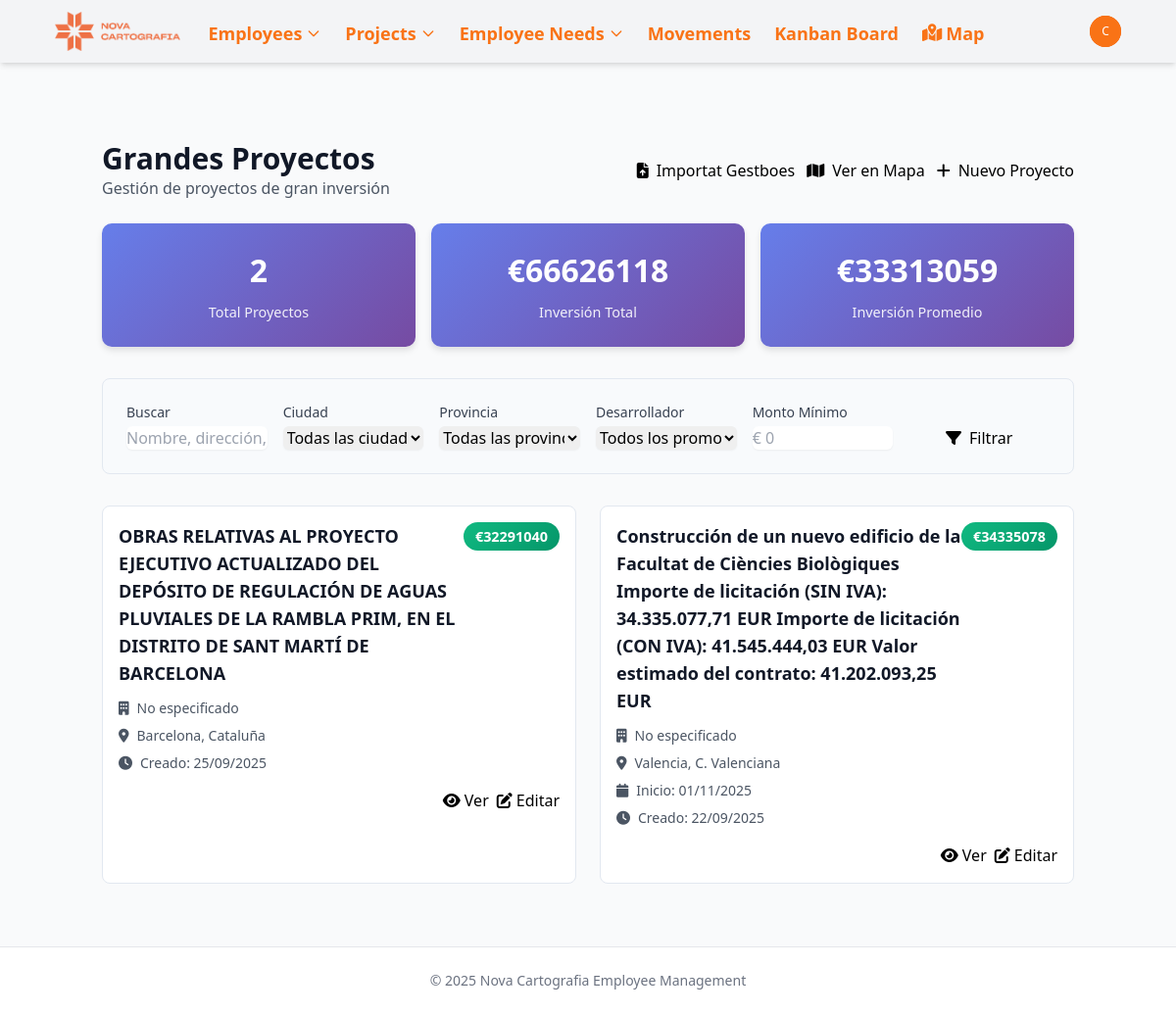
The page /maps/big-projects/ (signed in) on the database as committed earlier.
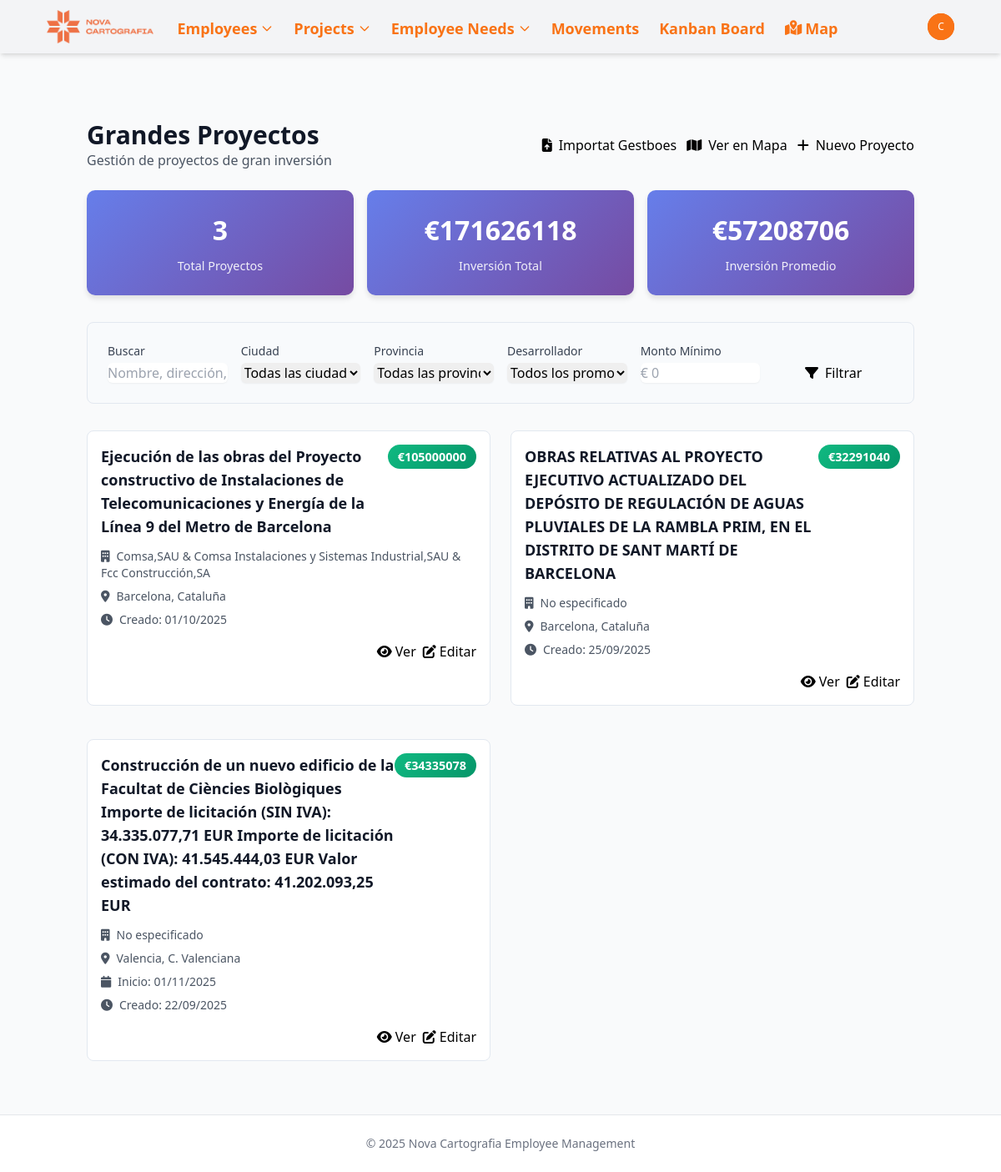
The same page on the database as committed later.
### project_maps/models.py (models this page shows, shortened)
class BigProjectLocation(models.Model):
    name = models.CharField(max_length=255, verbose_name="Nombre del Proyecto")
    amount = models.DecimalField(
        max_digits=12,
        decimal_places=2,
        verbose_name="Importe",
        help_text="Importe en euros"
    )
    developer = models.CharField(
        max_length=255,
        verbose_name="Desarrollador/Constructor",
        blank=True,
        null=True
    )
    address = models.TextField(verbose_name="Dirección", blank=True, null=True)
    city = models.CharField(max_length=100, verbose_name="Ciudad", blank=True, null=True)
    province = models.CharField(max_length=100, verbose_name="Provincia", blank=True, null=True)
    country = models.CharField(
        max_length=100,
        verbose_name="País",
        default="España"
    )
    latitude = models.FloatField(verbose_name="Latitud")
    longitude = models.FloatField(verbose_name="Longitud")
    start_date = models.DateField(
        verbose_name="Fecha de Inicio",
        blank=True,
        null=True
    )
    description = models.TextField(
        verbose_name="Descripción",
        blank=True,
        null=True
    )
    created_at = models.DateTimeField(auto_now_add=True, verbose_name="Creado en")
    updated_at = models.DateTimeField(auto_now=True, verbose_name="Actualizado en")
    class Meta:
        verbose_name = "Gran Proyecto"
        verbose_name_plural = "Grandes Proyectos"
        ordering = ['-amount', 'name']
        db_table = 'project_maps_bigprojectlocation'

### project_maps/views.py (the view)
# urls.py: path('big-projects/', views.big_project_list, name='big_project_list'),
@login_required
def big_project_list(request):
    search_query = request.GET.get('search', '')
    city_filter = request.GET.get('city', '')
    province_filter = request.GET.get('province', '')
    developer_filter = request.GET.get('developer', '')
    min_amount = request.GET.get('min_amount', '')
    max_amount = request.GET.get('max_amount', '')
    queryset = BigProjectLocation.objects.all().order_by('-created_at')
    if search_query:
        queryset = queryset.filter(
            Q(name__icontains=search_query) |
            Q(address__icontains=search_query) |
            Q(developer__icontains=search_query)
        )
    if city_filter:
        queryset = queryset.filter(city__icontains=city_filter)
    if province_filter:
        queryset = queryset.filter(province__icontains=province_filter)
    if developer_filter:
        queryset = queryset.filter(developer__icontains=developer_filter)
    if min_amount:
        try:
            queryset = queryset.filter(amount__gte=float(min_amount))
        except ValueError:
            pass
    if max_amount:
        try:
            queryset = queryset.filter(amount__lte=float(max_amount))
        except ValueError:
            pass
    stats = queryset.aggregate(
        total_projects=Count('id'),
        total_amount=Sum('amount'),
        avg_amount=Avg('amount'),
    )
    paginator = Paginator(queryset, 12)  # 12 proyectos por página
    page_number = request.GET.get('page')
    page_obj = paginator.get_page(page_number)
    cities = BigProjectLocation.objects.values_list('city', flat=True).distinct().exclude(city__isnull=True).exclude(city='')
    provinces = BigProjectLocation.objects.values_list('province', flat=True).distinct().exclude(province__isnull=True).exclude(province='')
    developers = BigProjectLocation.objects.values_list('developer', flat=True).distinct().exclude(developer__isnull=True).exclude(developer='')
    context = {
        'big_projects': page_obj,
        'stats': stats,
        'search_query': search_query,
        'city_filter': city_filter,
        'province_filter': province_filter,
        'developer_filter': developer_filter,
        'min_amount': min_amount,
        'max_amount': max_amount,
        'cities': sorted([city for city in cities if city]),
        'provinces': sorted([province for province in provinces if province]),
        'developers': sorted([developer for developer in developers if developer]),
        'page_obj': page_obj,
    }
    return render(request, 'project_maps/big_project_list.html', context)

### templates/project_maps/big_project_list.html (shortened to what the changed rows need)
{% extends 'base.html' %}
{% load static %}
{% block content %}
<div class="container mx-auto px-4 py-6">
    <div class="flex justify-between items-center mb-6">
        <div>
            <h1 class="text-3xl font-bold text-gray-900">Grandes Proyectos</h1>
        </div>
    </div>
    <div class="stats-grid">
        <div class="stat-card">
            <div class="stat-number">{{ stats.total_projects|default:0 }}</div>
            <div class="stat-label">Total Proyectos</div>
        </div>
        <div class="stat-card">
            <div class="stat-number">€{{ stats.total_amount|floatformat:0|default:"0" }}</div>
            <div class="stat-label">Inversión Total</div>
        </div>
        <div class="stat-card">
            <div class="stat-number">€{{ stats.avg_amount|floatformat:0|default:"0" }}</div>
            <div class="stat-label">Inversión Promedio</div>
        </div>
    </div>
    <div class="grid grid-cols-1 lg:grid-cols-2 gap-6">
        {% for project in big_projects %}
            <div class="project-card bg-white">
                <div class="flex justify-between items-start mb-3">
                    <h3 class="text-lg font-semibold text-gray-900">
                        <a href="{% url 'big_project_detail' project.pk %}" class="hover:text-indigo-600">
                            {{ project.name }}
                        </a>
                    </h3>
                    <span class="amount-badge">€{{ project.amount|floatformat:0 }}</span>
                </div>
                <div class="space-y-2 text-sm text-gray-600">
                    {% if project.developer %}
                        <div><i class="fas fa-building mr-2"></i>{{ project.developer }}</div>
                    {% endif %}
                    {% if project.city or project.province %}
                        <div><i class="fas fa-map-marker-alt mr-2"></i>{{ project.city|default:"" }}{% if project.city and project.province %}, {% endif %}{{ project.province|default:"" }}</div>
                    {% endif %}
                    {% if project.start_date %}
                        <div><i class="fas fa-calendar mr-2"></i>Inicio: {{ project.start_date|date:"d/m/Y" }}</div>
                    {% endif %}
                    <div><i class="fas fa-clock mr-2"></i>Creado: {{ project.created_at|date:"d/m/Y" }}</div>
                </div>
                <div class="mt-4 flex justify-end space-x-2">
                    <a href="{% url 'big_project_detail' project.pk %}" class="btn btn-sm btn-secondary">
                        <i class="fas fa-eye mr-1"></i>Ver
                    </a>
                    <a href="{% url 'big_project_edit' project.pk %}" class="btn btn-sm btn-primary">
                        <i class="fas fa-edit mr-1"></i>Editar
                    </a>
                </div>
            </div>
        {% endfor %}
    </div>
</div>
{% endblock %}

Rows that differ between the two databases and show on the page:
added BigProjectLocation: name "Ejecución de las obras del Proyecto constructivo de Instalaciones de Telecomunicaciones y Energía de la Línea 9 del Metro de Barcelona", amount "105000000", developer "Comsa,SAU & Comsa Instalaciones y Sistemas Industrial,SAU & Fcc Construcción,SA", city "Barcelona", province "Cataluña", created_at "01/10/2025"
Other text that changed with them:
{{ stats.total_projects|default:0 }}: "2" → "3"
{{ stats.total_amount|floatformat:0|default:"0" }}: "66626118" → "171626118"
{{ stats.avg_amount|floatformat:0|default:"0" }}: "33313059" → "57208706"
